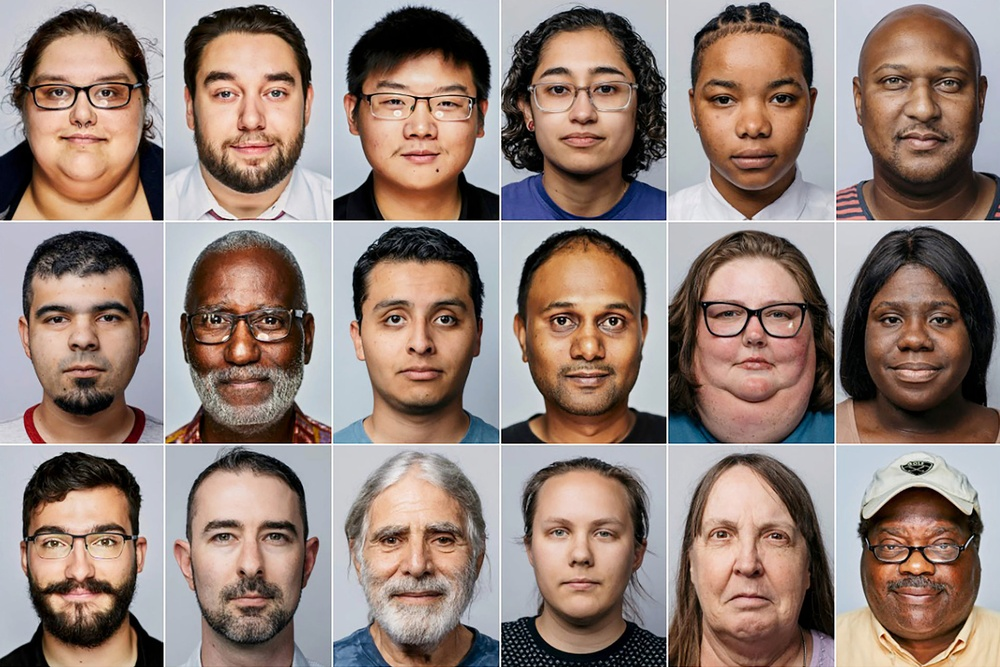
#> input picture Resources/Images/img1.jpg, 1000 x 667 px, shrunk from 2048 x 1365 before the run, given in place of the camera
$ python 06-EdgeDetection.py
#> lines starting #> are read from the running program, lines starting #| are printed output that depends on the picture; after the words box and inside, x2 and y2 are one past the last pixel; in counts of white or black regions, pixels touching at a corner belong together
import cv2 as cv
from cvzone.HandTrackingModule import HandDetector

cap = cv.VideoCapture(0)

while(True):
    rec, frame = cap.read(1)
#> frame is the input picture: shape (667, 1000, 3); mean B, G, R 119.7, 128.2, 147.7
    frame = cv.cvtColor(frame, cv.COLOR_BGR2GRAY)
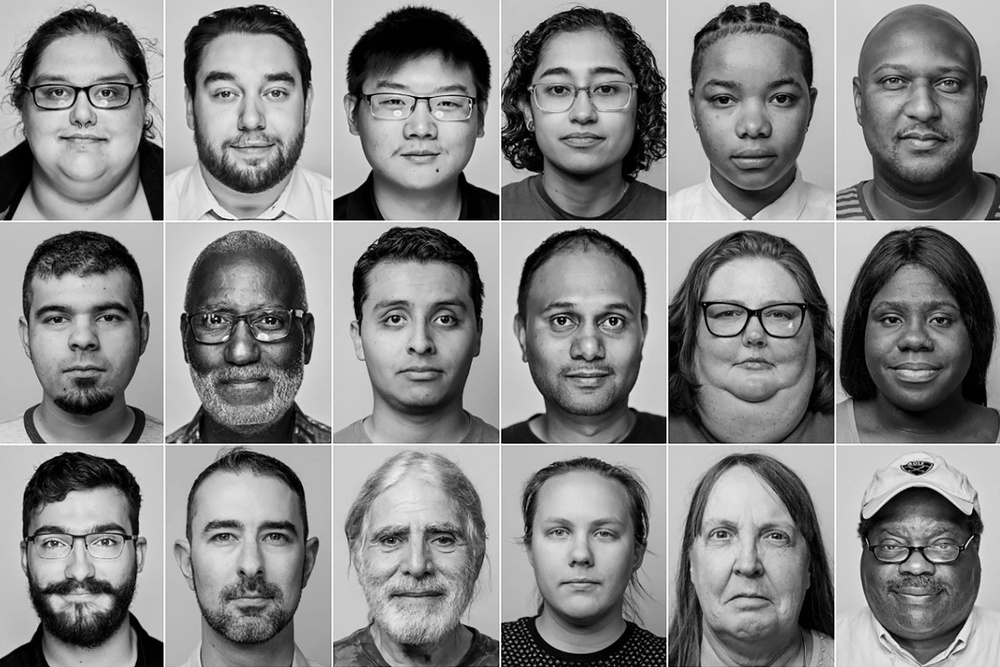
#> frame: shape (667, 1000); min 0, max 255, mean 133.1
    frame = cv.GaussianBlur(frame, (7, 7), 0)

    # frame = cv.Canny(frame, 100, 200)
    frame = cv.Sobel(src=frame, ddepth=cv.CV_64F, dx=0, dy=1, ksize=3)
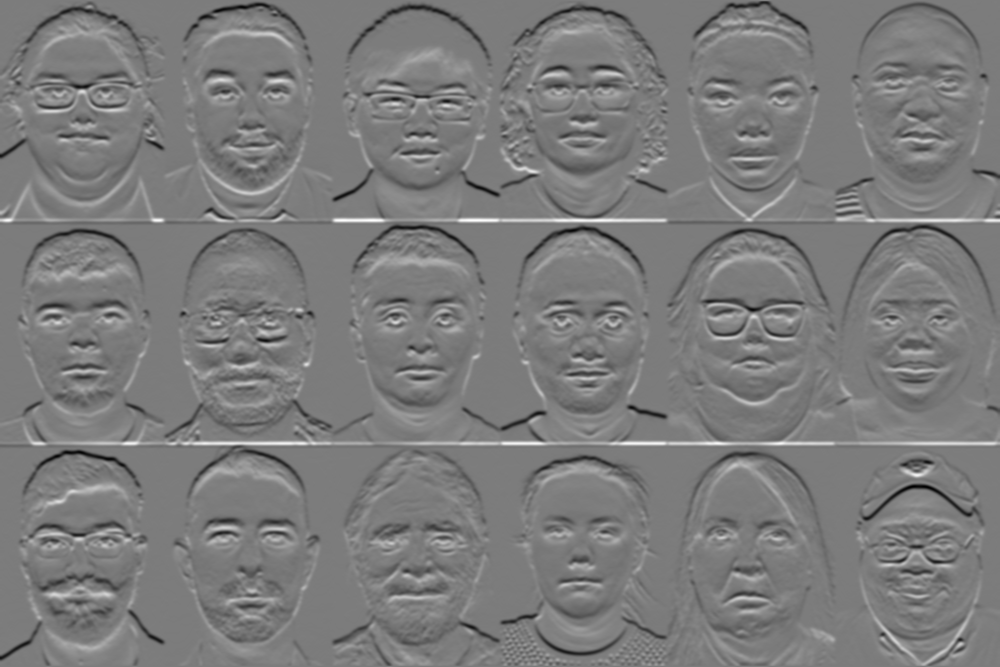
#> frame: shape (667, 1000) float64; min -418, max 438, mean -1; drawn with min black and max white

    cv.imshow('frame', frame)
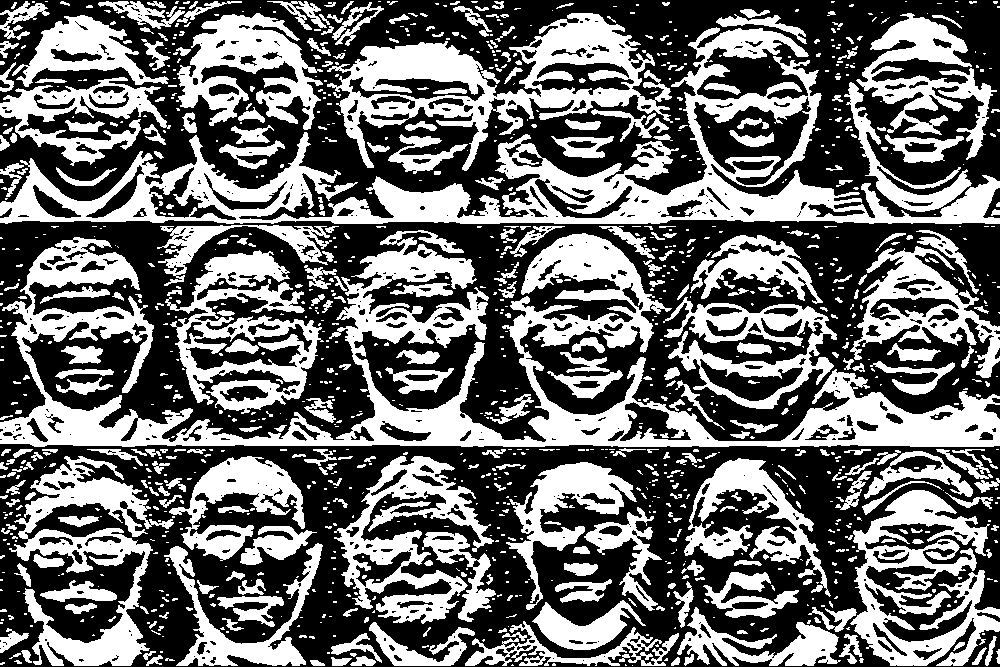
#> window 'frame': shape (667, 1000); 42.7% white; 1213 white regions (835 under 20 px), largest, box (x1, y1, x2, y2) and area: (0, 230, 1000, 447) 51678, (0, 27, 1000, 224) 38141, (327, 13, 673, 171) 17145
    keyexit = cv.waitKey(5) & 0xff
#> (key Esc is pressed here)
    if keyexit == 27:
        break

cv.destroyAllWindows()
cap.release()
